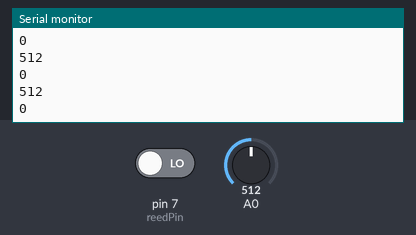
Bench run of a sketch on a simulated Arduino Uno, built with avr-gcc and run on an emulated ATmega328P. Shown: the last lines printed to the serial monitor. Inputs (shaded band) come from the test bench; at power-on: A0 = 512, pin 7 (reedPin) LOW.

Above: at 1.2 s.
1.3 s: A0 set to 716
At 2.2 s:
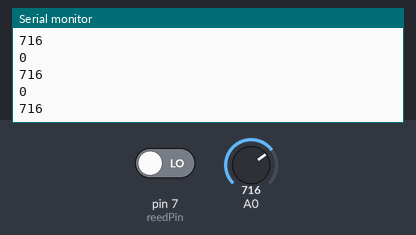
2.8 s: pin 7 (reedPin) driven HIGH
4.3 s: A0 set to 900
At 5.2 s:
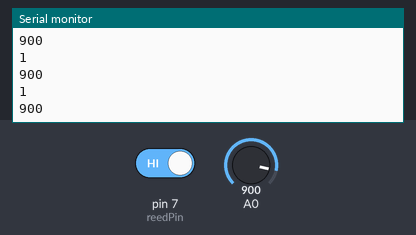
Timing chart, 0 to 7.3 s (numbered marks = the images above; inputs shaded):
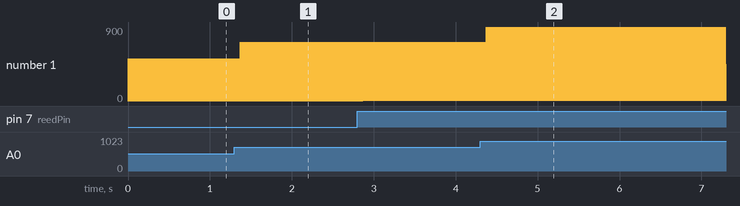

The sketch:

analog_digital_output_hall_sensor.ino
```cpp
int reedPin=7;
void setup() {
  // put your setup code here, to run once:
  pinMode(reedPin,INPUT);
  pinMode(A0,INPUT);
  Serial.begin(9600);
}

void loop() {
  // put your main code here, to run repeatedly:
  Serial.println(digitalRead(reedPin));
   Serial.println(analogRead(A0));
}
```

Measured:
- after the input at 1.3 s, the serial monitor: prints a new line after 0.07 s (image 1)
- after the input at 4.3 s, the serial monitor: prints a new line after 0.07 s (image 2)
- plotted number 1: 0 → 716 after the input at 1.3 s
